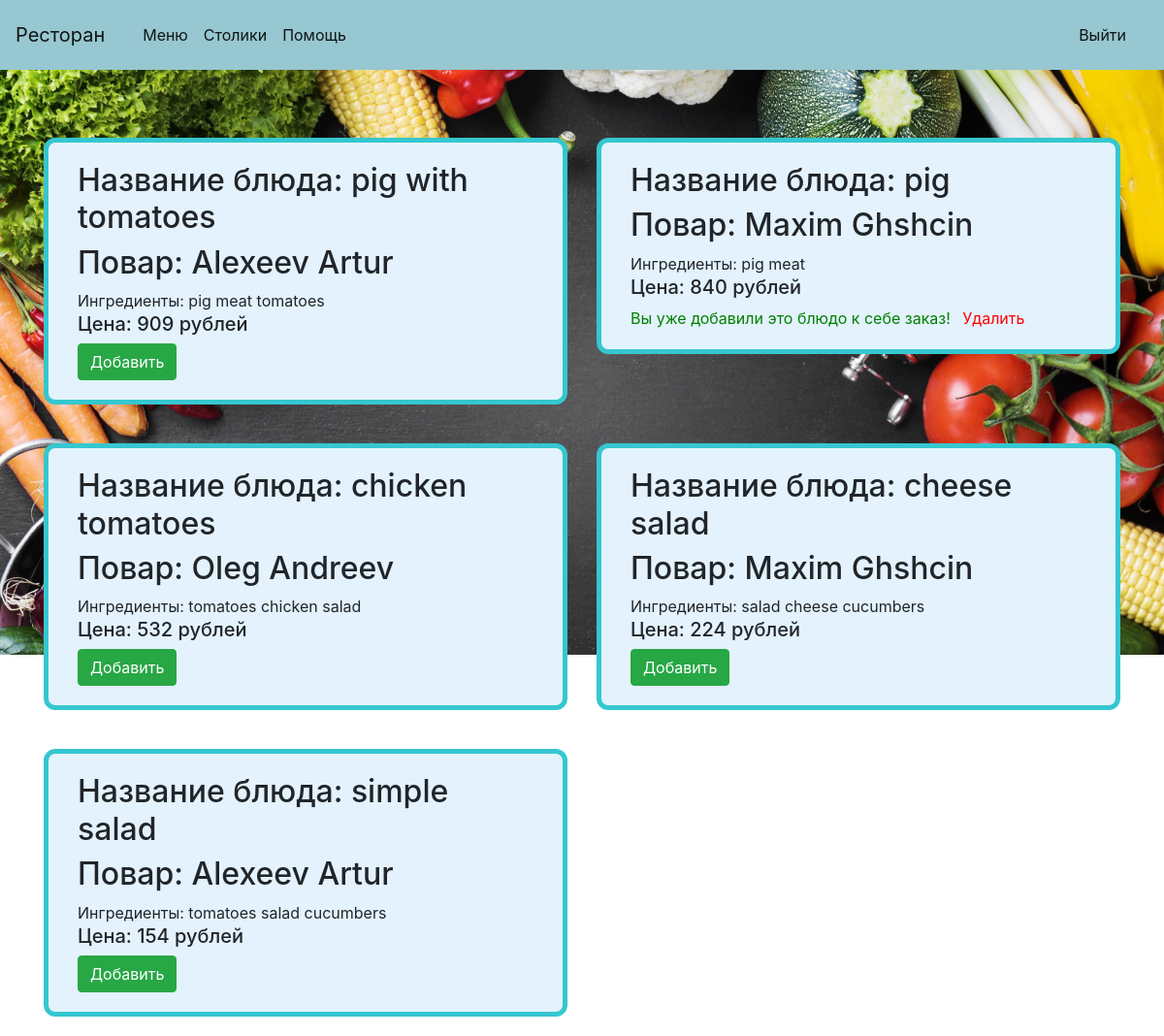
The app's page /menu/ (signed in) with its own data.
### restaurant_app/models.py (models this page shows, shortened)
class Dishes(models.Model):
    dish_code = models.IntegerField()
    dish_name = models.CharField(max_length=60)
    cook_id = models.ForeignKey(Customers, on_delete=models.CASCADE)
    ingredients = models.ManyToManyField(Ingredient)
    price = models.IntegerField(blank=True, default=0)
    class Meta:
        verbose_name = 'Блюдо'
        verbose_name_plural = 'Блюда'

class Customers(models.Model):
    passport = models.CharField(max_length=60)
    first_name = models.CharField(max_length=30)
    last_name = models.CharField(max_length=30)
    category_choice = (
        ('A', 'A'),
        ('B', 'B'),
        ('C', 'C')
    )
    category = models.CharField(max_length=1, choices=category_choice)
    position_choice = (
        (1, 'cock'),
        (2, 'waiter')
    )
    position = models.IntegerField(choices=position_choice)
    salary_cast = models.IntegerField(blank=True)
    class Meta:
        verbose_name = 'Работник'
        verbose_name_plural = 'Работники'

class Ingredient(models.Model):
    ingredient_code = models.IntegerField()
    ingredient_name = models.CharField(max_length=60)
    ingredient_price = models.IntegerField()
    class Meta:
        verbose_name = 'Ингредиент'
        verbose_name_plural = 'Ингредиенты'

### restaurant_app/views.py (the view)
# urls.py: path('menu/', view_menu, name='view_menu'),
@login_required
def view_menu(request):
    dishes = Dishes.objects.all()
    try:
        client = Client.objects.get(user=request.user)
        order = Orders.objects.get(client=client)
        context = {
            'dishes': dishes,
            'order': order,
        }
    except:
        context = {
            'dishes': dishes,
        }
    return render(request, 'accounts/menu.html', context)

### restaurant_app/templates/accounts/menu.html
{% extends 'wrapper.html' %}
{% block body %}
 <div class="container">
<div class="row">
{% for dish in dishes %}
         <div class="col-md-6">
     <div class="content-section">
    <h2> Название блюда: {{ dish.dish_name }} </h2>
    <h2> Повар: {{ dish.cook_id.first_name }} {{ dish.cook_id.last_name }}</h2>
    Ингредиенты:
    {% for ingredient in dish.ingredients.all %}
        {{ ingredient.ingredient_name }}
    {% endfor %}
    <h5> Цена: {{dish.price}} рублей</h5>
         {% if dish in order.dishes.all%}
         <div class="green-text">Вы уже добавили это блюдо к себе заказ!</div>
         <a class="ml-2 red-text" href="{% url 'remove_order' pk=dish.id %}">Удалить</a>
         {% else %}
         <a href="{% url 'add_order' pk=dish.id %}">
             <button class="btn btn-success">Добавить</button>
         </a>
         {% endif %}
     </div>
     </div>
{% endfor %}
         </div>
 </div>
{% endblock %}

### restaurant_app/static/style.css (style rules this page uses)
body { width: 100%; height: 100%; background: url("/static/background.jpg"); background-repeat: no-repeat; background-size: 100%; background-attachment: fixed; }
.content-section { background: #E3F2FD; padding: 20px 30px; border: 5px solid #35C7D0; border-radius: 12px; margin-bottom: 20px; margin-top: 20px; }
.green-text { color: green; display: inline; }
.red-text { color: red; display: inline; }
.green-text { color: green; }

### records on screen
Dishes: dish_name "pig with tomatoes", cook_id.first_name "Alexeev", cook_id.last_name "Artur", price "909", shows "Добавить"
Ingredient: ingredient_name "pig meat"
Ingredient: ingredient_name "tomatoes"
Dishes: dish_name "pig", cook_id.first_name "Maxim", cook_id.last_name "Ghshcin", price "840", shows "Вы уже добавили это блюдо к себе заказ!"
Dishes: dish_name "chicken tomatoes", cook_id.first_name "Oleg", cook_id.last_name "Andreev", price "532", shows "Добавить"
Ingredient: ingredient_name "chicken"
Ingredient: ingredient_name "salad"
Dishes: dish_name "cheese salad", cook_id.first_name "Maxim", cook_id.last_name "Ghshcin", price "224", shows "Добавить"
Ingredient: ingredient_name "cheese"
Ingredient: ingredient_name "cucumbers"
Dishes: dish_name "simple salad", cook_id.first_name "Alexeev", cook_id.last_name "Artur", price "154", shows "Добавить"
